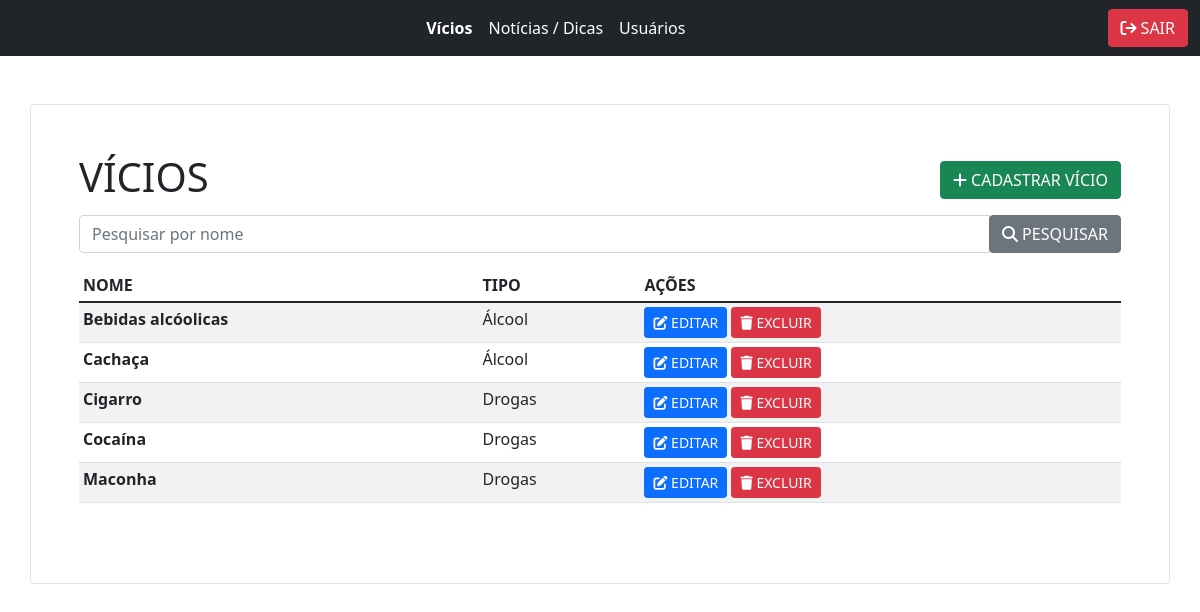
/admin/initial.php (signed in), run on the app's committed database.
### tables this page shows
CREATE TABLE `vices` (
  `id` int(10) UNSIGNED NOT NULL,
  `name` varchar(255) NOT NULL,
  `type_id` int(10) UNSIGNED NOT NULL
);

CREATE TABLE `type` (
  `id` int(10) UNSIGNED NOT NULL,
  `name` varchar(255) DEFAULT NULL
);

### config/connection.php (called while the page is built)
<?php
class Database
{
    function connection()
    {
        try {
            $host = "localhost";
            $username = "root";
            $password = "";
            $dbname = "extensao";
            $conection = new PDO('mysql:host=' . $host .  ';dbname=' . $dbname, $username, $password, array(
                PDO::MYSQL_ATTR_INIT_COMMAND => "SET NAMES utf8",
            )
        );
            $conection->setAttribute(PDO::ATTR_ERRMODE, PDO::ERRMODE_EXCEPTION);
            return $conection;
        } catch (PDOException $e) {
            return $e->getMessage();
        }
    }
}

### admin/initial.php (the view, shortened to what this page needs)
<?php include_once("../includes-admin/header.php"); ?>
<?php
require("../config/connection.php");
$connection = new Database();
?>
                            <?php
                            $queryType = $connection->connection()->query("SELECT * FROM `type` ORDER BY `name` ASC");
                            $types = $queryType->fetchAll(PDO::FETCH_ASSOC);
                            ?>
<div class="container border rounded p-5 mt-5">
    <div class="row">
        <div class="col-md-6">
            <h1>VÍCIOS</h1>
        </div>
        <div class="col-md-6 mt-2 mb-3 text-end">
            <button type="button" class="btn btn-success darkmode-ignore" data-bs-toggle="modal" data-bs-target="#modal_create_vice">
                <i class="fa-solid fa-plus"></i> CADASTRAR VÍCIO
            </button>
        </div>
        <?php
        $search = isset($_GET['search']) ? $_GET['search'] : null;
        $pagina = (isset($_GET['pagina'])) ? $_GET['pagina'] : 1;
        $max_linhas = 10;
        $inicio = ($max_linhas * $pagina) - $max_linhas;
        $sqlSub = ("SELECT * FROM `vices` WHERE 3=3");
        if ($search) {
            $sqlSub .= (" AND `vices`.`name` LIKE " . "'%" . $search . "%' ORDER BY `name` ASC");
        } else {
            $sqlSub .= (" ORDER BY `name` ASC");
        }
        $sqlSub .= (" LIMIT $inicio, $max_linhas");
        $vices = $connection->connection()->query($sqlSub)->fetchAll(PDO::FETCH_ASSOC);
        ?>
        <form method="get">
            <div class="row">
                <div class="col-md-12">
                    <div class="input-group">
                        <input type="text" class="form-control" name="search" placeholder="Pesquisar por nome" autocomplete="off">
                        <div class="input-group-pprend">
                            <button class="btn btn-secondary darkmode-ignore"><i class="fa-solid fa-magnifying-glass"></i><?php if ($search) { ?> LIMPAR PESQUISA <?php  } else { ?> PESQUISAR <?php } ?></button>
                        </div>
                    </div>
                </div>
            </div>
        </form>
        <div class="table-responsive">
            <table class="table table-sm table-striped mt-3">
                <thead>
                    <tr>
                        <th scope="col">NOME</th>
                        <th scope="col">TIPO</th>
                        <th scope="col">AÇÕES</th>
                    </tr>
                </thead>
                <tbody class="table-vices">
                    <?php foreach ($vices as $vice) { ?>
                        <tr>
                            <td class="admin-vice-name"><strong><?php $texto = $vice['name'];
                                                                $tamanho = strlen($texto);
                                                                $max = 30;
                                                                    if ($tamanho > $max) {
                                                                    echo mb_substr($texto, 0, $max) . "...";
                                                                } else {
                                                                    echo $texto;
                                                                }
                                                                ?></strong></td>
                            <td>
                                <?php foreach ($types as $type) {
                                    if ($type['id'] == $vice['type_id']) {
                                        $texto = $type['name'];
                                        $tamanho = strlen($texto);
                                        $max = 30;
                                        if ($tamanho > $max) {
                                            echo mb_substr($texto, 0, $max) . "...";
                                        } else {
                                            echo $texto;
                                        }
                                    }
                                } ?>
                            </td>
                            <td>
                                <button type="button" class="btn btn-primary darkmode-ignore btn-sm btn_edit_vice" data-id="<?php echo $vice['id']; ?>" data-name="<?php echo $vice['name']; ?>" data-type_id="<?php echo $vice['type_id']; ?>">
                                    <i class="fa-solid fa-pen-to-square"></i>
                                    EDITAR
                                </button>
                                <button type="button" class="btn btn-danger darkmode-ignore btn-sm get_vice" data-id="<?php echo $vice['id']; ?>">
                                    <i class="fa-solid fa-trash"></i> EXCLUIR
                                </button>
                            </td>
                        </tr>
                    <?php } ?>
                </tbody>
            </table>
            <div class="table-responsive">
            </div>
        </div>
    </div>
</div>
<?php include_once("../includes-admin/footer.php"); ?>

### data on the page
vices: name "Bebidas alcóolicas"
type: name "Álcool"
vices: name "Cachaça"
vices: name "Cigarro"
type: name "Drogas"
vices: name "Cocaína"
vices: name "Maconha"
